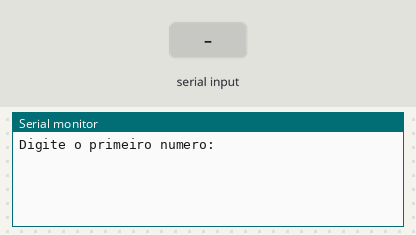
The sketch below on a simulated Arduino Uno, built with avr-gcc and run on an emulated ATmega328P. Shown: the last lines printed to the serial monitor. Inputs (shaded band) come from the test bench.

Above: at 1.2 s.
1.3 s: "90,45\n" received over Serial
At 2.1 s:
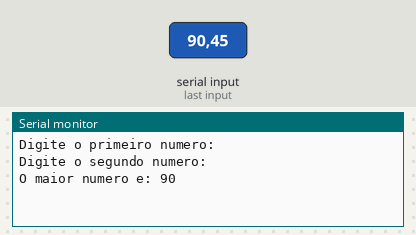
2.8 s: "30,150\n" received over Serial
At 5.0 s:
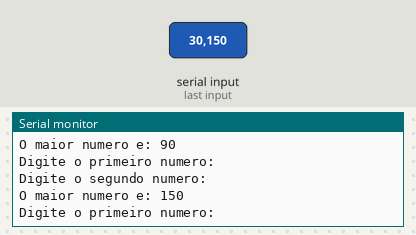

The sketch:

exercicio_141.ino
```cpp
// C++ code
//
int numero1 = 0;
int numero2 = 0;

void setup()
{
  Serial.begin(9600);
}

void loop()
{
  Serial.println("Digite o primeiro numero:");
  while (!Serial.available());
  numero1 = Serial.parseInt();

  // Limpa o buffer serial
  while (Serial.available()) {
    Serial.read();
  }

  Serial.println("Digite o segundo numero:");
  while (!Serial.available());
  numero2 = Serial.parseInt();

  // Limpa o buffer serial
  while (Serial.available()) {
    Serial.read();
  }

  if (numero1 > numero2) {
    Serial.println("O maior numero e: " + String(numero1));
  } else if (numero2 > numero1) {
    Serial.println("O maior numero e: " + String(numero2));
  } else {
    Serial.println("Os dois numeros sao iguais.");
  }

  delay(1000); // Pausa antes de repetir
}
```

Measured:
- after the input at 1.3 s, the serial monitor: prints a new line at once (image 1)
- after the input at 2.8 s, the serial monitor: prints a new line at once (image 2)
